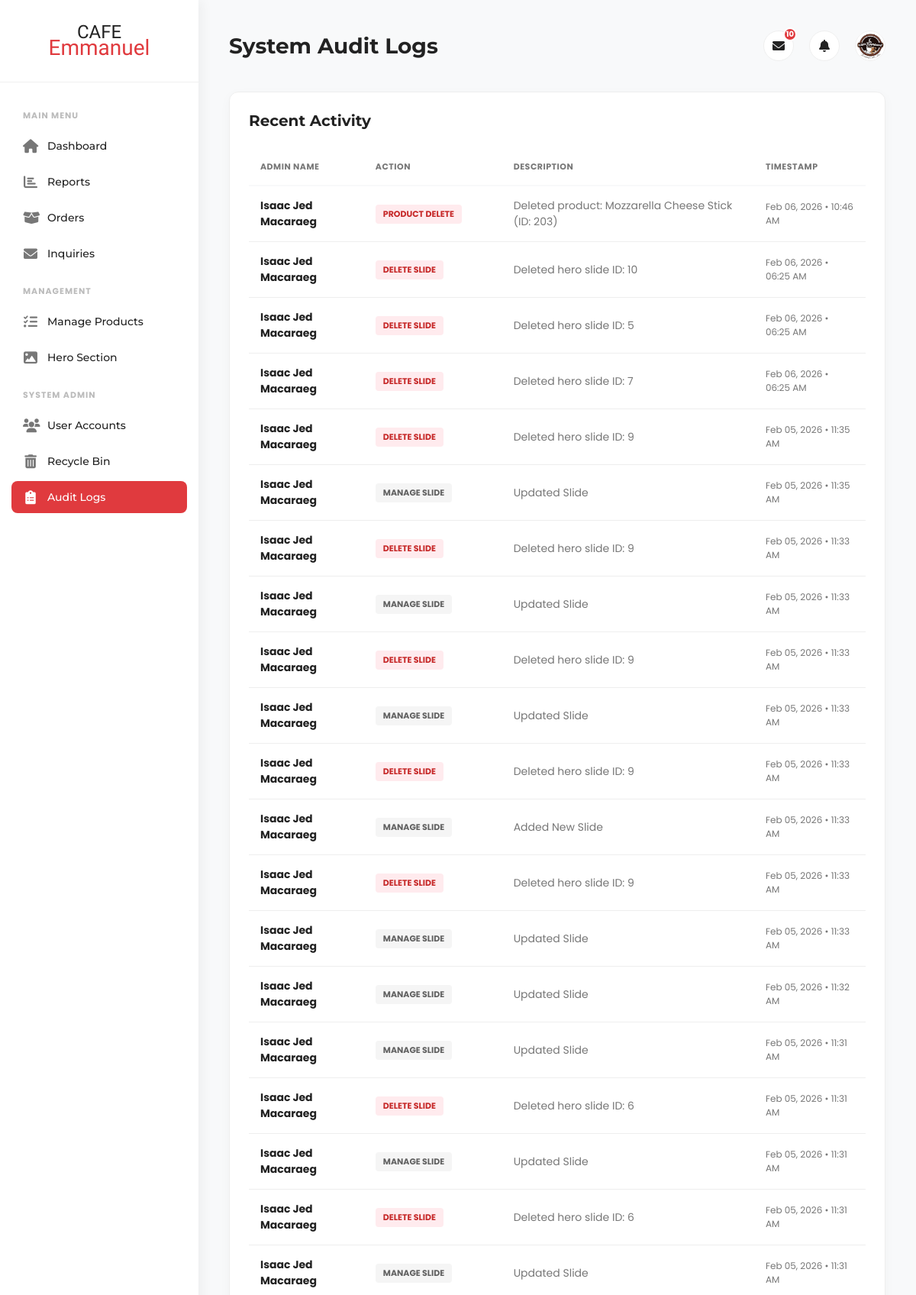
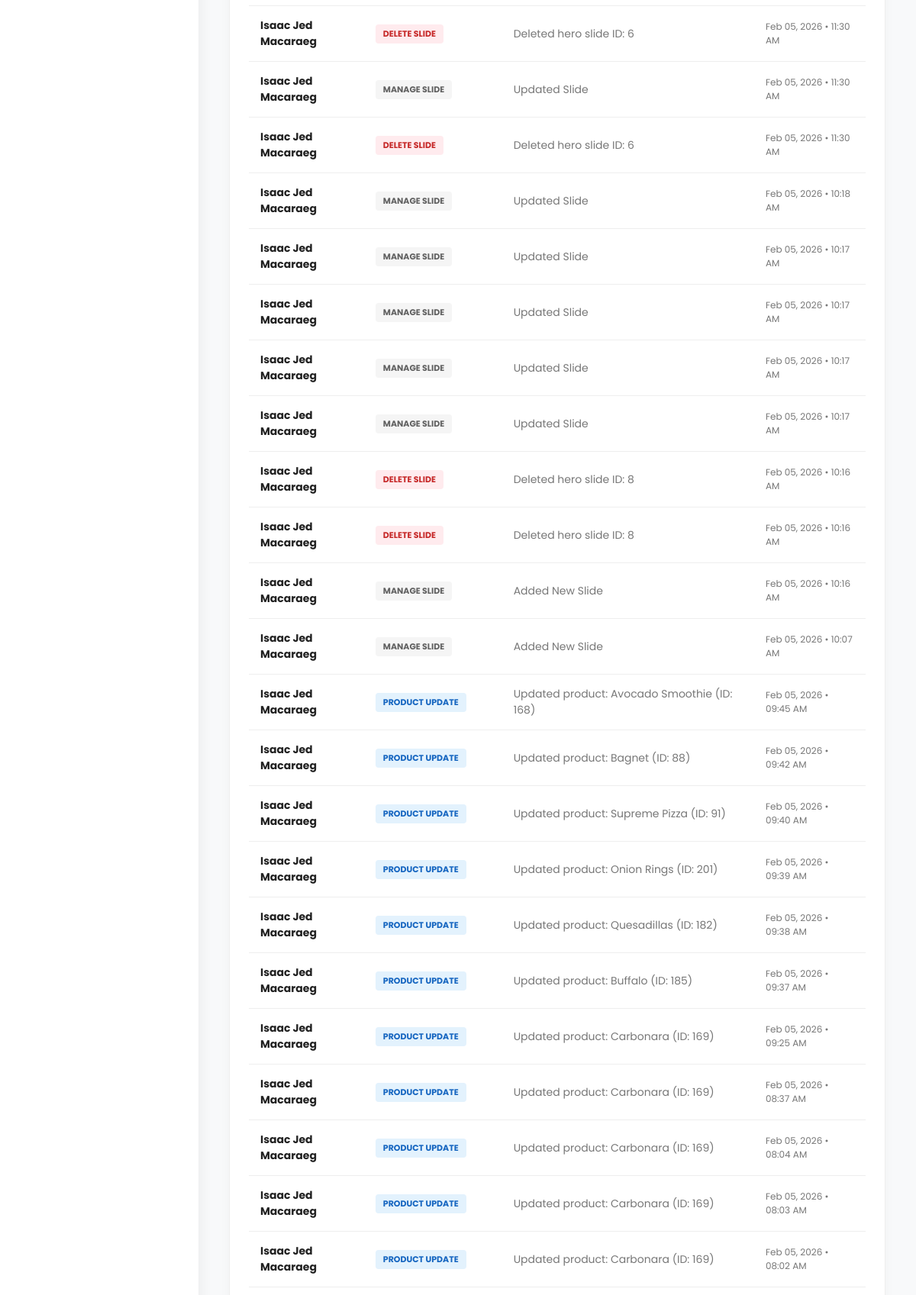
The page /audit_logs_page.php (signed in, upper part) on the database its author committed (2 pictures, top to bottom).
### tables this page shows
CREATE TABLE `audit_logs` (
  `id` int(11) NOT NULL,
  `admin_id` int(11) NOT NULL,
  `admin_name` varchar(255) NOT NULL,
  `action` varchar(100) NOT NULL,
  `description` text NOT NULL,
  `table_name` varchar(50) DEFAULT NULL,
  `record_id` int(11) DEFAULT NULL,
  `created_at` timestamp NULL DEFAULT current_timestamp()
);

### audit_logs_page.php (the view, shortened to what this page needs)
<?php
include 'db_connect.php';
$inquiry_count_result = $conn->query("SELECT COUNT(*) as count FROM inquiries WHERE status = 'new'");
$unread_inquiries = $inquiry_count_result ? $inquiry_count_result->fetch_assoc()['count'] : 0;
$sql = "SELECT admin_name, action, description, created_at FROM audit_logs ORDER BY created_at DESC";
$result = $conn->query($sql);
?>
<!DOCTYPE html>
<html lang="en">
<head>
    <link rel="stylesheet" href="https://cdnjs.cloudflare.com/ajax/libs/font-awesome/6.4.0/css/all.min.css" />
</head>
<body>
    <?php include 'admin_sidebar.php'; ?>
    <main class="main-content">
        <header class="main-header">
            <h1>System Audit Logs</h1>
            <div class="header-icons">
                <div class="icon-container" id="messageIcon">
                    <i class="fas fa-envelope"></i>
                    <?php if($unread_inquiries > 0): ?><span class="header-badge"><?php echo $unread_inquiries; ?></span><?php endif; ?>
                </div>
                <div class="icon-container" id="notificationBell"><i class="fas fa-bell"></i></div>
                <div class="icon-container" id="profileIcon" style="border:none;">
                    <img src="logo.png" alt="Admin">
                </div>
            </div>
        </header>
        <div class="card">
            <div class="card-header">
                <h2>Recent Activity</h2>
            </div>
            <div style="overflow-x: auto;">
                <table class="log-table">
                    <thead>
                        <tr>
                            <th>Admin Name</th>
                            <th>Action</th>
                            <th>Description</th>
                            <th>Timestamp</th>
                        </tr>
                    </thead>
                    <tbody>
                        <?php if ($result && $result->num_rows > 0): ?>
                            <?php while ($row = $result->fetch_assoc()):
                                $action_lower = strtolower($row['action']);
                                $badge_class = 'action-default';
                                if (strpos($action_lower, 'create') !== false) $badge_class = 'action-create';
                                elseif (strpos($action_lower, 'update') !== false) $badge_class = 'action-update';
                                elseif (strpos($action_lower, 'delete') !== false) $badge_class = 'action-delete';
                            ?>
                                <tr>
                                    <td><strong><?php echo htmlspecialchars($row['admin_name']); ?></strong></td>
                                    <td><span class="action-badge <?php echo $badge_class; ?>"><?php echo str_replace('_', ' ', $row['action']); ?></span></td>
                                    <td style="color: var(--text-muted); max-width: 400px;"><?php echo htmlspecialchars($row['description']); ?></td>
                                    <td style="font-size: 12px; color: var(--text-muted);">
                                        <?php echo date("M d, Y • h:i A", strtotime($row['created_at'])); ?>
                                    </td>
                                </tr>
                            <?php endwhile; ?>
                        <?php else: ?>
                            <tr><td colspan="4" style="text-align:center; padding: 40px; color: var(--text-muted);">No logs found.</td></tr>
                        <?php endif; ?>
                    </tbody>
                </table>
            </div>
        </div>
    </main>
</body>
</html>

### audit_logs_page.php (style rules this page uses)
:root { --primary-red: #E03A3E; --secondary-dark: #222222; --text-muted: #777777; --bg-light: #f8f9fa; --card-bg: #FFFFFF; --border-color: #eeeeee; --font-main: 'Poppins', sans-serif; --font-heading: 'Montserrat', sans-serif; }
* { box-sizing: border-box; margin: 0; padding: 0; }
body { font-family: var(--font-main); background-color: var(--bg-light); color: var(--secondary-dark); display: flex; height: 100vh; overflow: hidden; }
.main-content { flex-grow: 1; margin-left: 260px; width: calc(100% - 260px); height: 100vh; overflow-y: auto; padding: 40px; }
.main-header { display: flex; justify-content: space-between; align-items: center; margin-bottom: 40px; }
.main-header h1 { font-family: var(--font-heading); font-size: 28px; font-weight: 700; }
.header-icons { display: flex; align-items: center; gap: 20px; }
.icon-container { position: relative; cursor: pointer; width: 40px; height: 40px; background: white; border-radius: 50%; display: flex; align-items: center; justify-content: center; border: 1px solid var(--border-color); transition: 0.3s; }
.header-badge { position: absolute; top: -5px; right: -5px; background-color: var(--primary-red); color: white; border-radius: 50%; width: 18px; height: 18px; font-size: 10px; display: flex; align-items: center; justify-content: center; font-weight: bold; border: 2px solid #fff; }
.header-icons img { width: 40px; height: 40px; border-radius: 50%; border: 1px solid var(--border-color); }
.card { background: var(--card-bg); padding: 25px; border-radius: 12px; box-shadow: 0 4px 15px rgba(0,0,0,0.03); border: 1px solid var(--border-color); }
.card-header { margin-bottom: 25px; }
.card-header h2 { font-family: var(--font-heading); font-size: 20px; font-weight: 700; }
.log-table { width: 100%; border-collapse: collapse; }
.log-table th { text-align: left; padding: 15px; font-size: 11px; text-transform: uppercase; color: var(--text-muted); border-bottom: 2px solid var(--bg-light); letter-spacing: 0.5px; }
.log-table td { padding: 15px; border-bottom: 1px solid var(--border-color); font-size: 14px; vertical-align: middle; }
.action-badge { padding: 4px 10px; border-radius: 4px; font-size: 11px; font-weight: 700; text-transform: uppercase; display: inline-block; }
.action-update { background: #e3f2fd; color: #1565c0; }
.action-delete { background: #ffebee; color: #c62828; }
.action-default { background: #f5f5f5; color: #616161; }

### admin_sidebar.php (style rules this page uses)
:root { --primary-red: #E03A3E; --sidebar-bg: #ffffff; --text-dark: #222222; --text-muted: #777777; --nav-hover-bg: #f8f9fa; --transition: all 0.3s ease; }

### rows shown on the page
audit_logs: admin_name "Isaac Jed Macaraeg", action "PRODUCT DELETE", description "Deleted product: Mozzarella Cheese Stick (ID: 203)", created_at "Feb 06, 2026 • 10:46 AM"
audit_logs: admin_name "Isaac Jed Macaraeg", action "DELETE SLIDE", description "Deleted hero slide ID: 10", created_at "Feb 06, 2026 • 06:25 AM"
audit_logs: admin_name "Isaac Jed Macaraeg", action "DELETE SLIDE", description "Deleted hero slide ID: 5", created_at "Feb 06, 2026 • 06:25 AM"
audit_logs: admin_name "Isaac Jed Macaraeg", action "DELETE SLIDE", description "Deleted hero slide ID: 7", created_at "Feb 06, 2026 • 06:25 AM"
audit_logs: admin_name "Isaac Jed Macaraeg", action "DELETE SLIDE", description "Deleted hero slide ID: 9", created_at "Feb 05, 2026 • 11:35 AM"
audit_logs: admin_name "Isaac Jed Macaraeg", action "MANAGE SLIDE", description "Updated Slide", created_at "Feb 05, 2026 • 11:35 AM"
audit_logs: admin_name "Isaac Jed Macaraeg", action "DELETE SLIDE", description "Deleted hero slide ID: 9", created_at "Feb 05, 2026 • 11:33 AM"
audit_logs: admin_name "Isaac Jed Macaraeg", action "MANAGE SLIDE", description "Updated Slide", created_at "Feb 05, 2026 • 11:33 AM"
audit_logs: admin_name "Isaac Jed Macaraeg", action "DELETE SLIDE", description "Deleted hero slide ID: 9", created_at "Feb 05, 2026 • 11:33 AM"
audit_logs: admin_name "Isaac Jed Macaraeg", action "MANAGE SLIDE", description "Updated Slide", created_at "Feb 05, 2026 • 11:33 AM"
audit_logs: admin_name "Isaac Jed Macaraeg", action "DELETE SLIDE", description "Deleted hero slide ID: 9", created_at "Feb 05, 2026 • 11:33 AM"
audit_logs: admin_name "Isaac Jed Macaraeg", action "MANAGE SLIDE", description "Added New Slide", created_at "Feb 05, 2026 • 11:33 AM"
audit_logs: admin_name "Isaac Jed Macaraeg", action "DELETE SLIDE", description "Deleted hero slide ID: 9", created_at "Feb 05, 2026 • 11:33 AM"
audit_logs: admin_name "Isaac Jed Macaraeg", action "MANAGE SLIDE", description "Updated Slide", created_at "Feb 05, 2026 • 11:33 AM"
audit_logs: admin_name "Isaac Jed Macaraeg", action "MANAGE SLIDE", description "Updated Slide", created_at "Feb 05, 2026 • 11:32 AM"
audit_logs: admin_name "Isaac Jed Macaraeg", action "MANAGE SLIDE", description "Updated Slide", created_at "Feb 05, 2026 • 11:31 AM"
audit_logs: admin_name "Isaac Jed Macaraeg", action "DELETE SLIDE", description "Deleted hero slide ID: 6", created_at "Feb 05, 2026 • 11:31 AM"
audit_logs: admin_name "Isaac Jed Macaraeg", action "MANAGE SLIDE", description "Updated Slide", created_at "Feb 05, 2026 • 11:31 AM"
audit_logs: admin_name "Isaac Jed Macaraeg", action "DELETE SLIDE", description "Deleted hero slide ID: 6", created_at "Feb 05, 2026 • 11:31 AM"
audit_logs: admin_name "Isaac Jed Macaraeg", action "MANAGE SLIDE", description "Updated Slide", created_at "Feb 05, 2026 • 11:31 AM"
audit_logs: admin_name "Isaac Jed Macaraeg", action "DELETE SLIDE", description "Deleted hero slide ID: 6", created_at "Feb 05, 2026 • 11:30 AM"
audit_logs: admin_name "Isaac Jed Macaraeg", action "MANAGE SLIDE", description "Updated Slide", created_at "Feb 05, 2026 • 11:30 AM"
audit_logs: admin_name "Isaac Jed Macaraeg", action "DELETE SLIDE", description "Deleted hero slide ID: 6", created_at "Feb 05, 2026 • 11:30 AM"
audit_logs: admin_name "Isaac Jed Macaraeg", action "MANAGE SLIDE", description "Updated Slide", created_at "Feb 05, 2026 • 10:18 AM"
audit_logs: admin_name "Isaac Jed Macaraeg", action "MANAGE SLIDE", description "Updated Slide", created_at "Feb 05, 2026 • 10:17 AM"
audit_logs: admin_name "Isaac Jed Macaraeg", action "MANAGE SLIDE", description "Updated Slide", created_at "Feb 05, 2026 • 10:17 AM"
audit_logs: admin_name "Isaac Jed Macaraeg", action "MANAGE SLIDE", description "Updated Slide", created_at "Feb 05, 2026 • 10:17 AM"
audit_logs: admin_name "Isaac Jed Macaraeg", action "MANAGE SLIDE", description "Updated Slide", created_at "Feb 05, 2026 • 10:17 AM"
audit_logs: admin_name "Isaac Jed Macaraeg", action "DELETE SLIDE", description "Deleted hero slide ID: 8", created_at "Feb 05, 2026 • 10:16 AM"
audit_logs: admin_name "Isaac Jed Macaraeg", action "DELETE SLIDE", description "Deleted hero slide ID: 8", created_at "Feb 05, 2026 • 10:16 AM"
audit_logs: admin_name "Isaac Jed Macaraeg", action "MANAGE SLIDE", description "Added New Slide", created_at "Feb 05, 2026 • 10:16 AM"
audit_logs: admin_name "Isaac Jed Macaraeg", action "MANAGE SLIDE", description "Added New Slide", created_at "Feb 05, 2026 • 10:07 AM"
audit_logs: admin_name "Isaac Jed Macaraeg", action "PRODUCT UPDATE", description "Updated product: Avocado Smoothie (ID: 168)", created_at "Feb 05, 2026 • 09:45 AM"
audit_logs: admin_name "Isaac Jed Macaraeg", action "PRODUCT UPDATE", description "Updated product: Bagnet (ID: 88)", created_at "Feb 05, 2026 • 09:42 AM"
audit_logs: admin_name "Isaac Jed Macaraeg", action "PRODUCT UPDATE", description "Updated product: Supreme Pizza (ID: 91)", created_at "Feb 05, 2026 • 09:40 AM"
audit_logs: admin_name "Isaac Jed Macaraeg", action "PRODUCT UPDATE", description "Updated product: Onion Rings (ID: 201)", created_at "Feb 05, 2026 • 09:39 AM"
audit_logs: admin_name "Isaac Jed Macaraeg", action "PRODUCT UPDATE", description "Updated product: Quesadillas (ID: 182)", created_at "Feb 05, 2026 • 09:38 AM"
audit_logs: admin_name "Isaac Jed Macaraeg", action "PRODUCT UPDATE", description "Updated product: Buffalo (ID: 185)", created_at "Feb 05, 2026 • 09:37 AM"
audit_logs: admin_name "Isaac Jed Macaraeg", action "PRODUCT UPDATE", description "Updated product: Carbonara (ID: 169)", created_at "Feb 05, 2026 • 09:25 AM"
audit_logs: admin_name "Isaac Jed Macaraeg", action "PRODUCT UPDATE", description "Updated product: Carbonara (ID: 169)", created_at "Feb 05, 2026 • 08:37 AM"
audit_logs: admin_name "Isaac Jed Macaraeg", action "PRODUCT UPDATE", description "Updated product: Carbonara (ID: 169)", created_at "Feb 05, 2026 • 08:04 AM"
audit_logs: admin_name "Isaac Jed Macaraeg", action "PRODUCT UPDATE", description "Updated product: Carbonara (ID: 169)", created_at "Feb 05, 2026 • 08:03 AM"
audit_logs: admin_name "Isaac Jed Macaraeg", action "PRODUCT UPDATE", description "Updated product: Carbonara (ID: 169)", created_at "Feb 05, 2026 • 08:02 AM"

### other values the page prints
$unread_inquiries "10"
